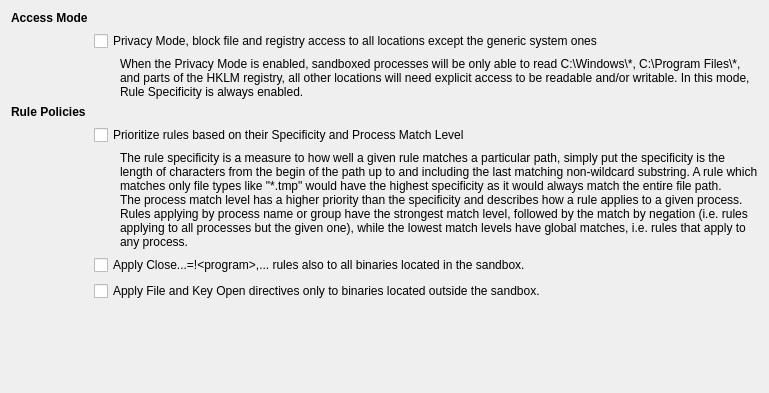
           <widget class="QWidget" name="tabPolicy">
            <attribute name="title">
             <string>Access Policies</string>
            </attribute>
            <layout class="QGridLayout" name="gridLayout_36">
             <item row="7" column="1" colspan="2">
              <widget class="QCheckBox" name="chkNoOpenForBox">
               <property name="text">
                <string>Apply File and Key Open directives only to binaries located outside the sandbox.</string>
               </property>
              </widget>
             </item>
             <item row="6" column="1" colspan="2">
              <widget class="QCheckBox" name="chkCloseForBox">
               <property name="text">
                <string>Apply Close...=!&lt;program&gt;,... rules also to all binaries located in the sandbox.</string>
               </property>
              </widget>
             </item>
             <item row="2" column="2">
              <widget class="QLabel" name="label_55">
               <property name="text">
                <string>When the Privacy Mode is enabled, sandboxed processes will be only able to read C:\Windows\*, C:\Program Files\*, and parts of the HKLM registry, all other locations will need explicit access to be readable and/or writable. In this mode, Rule Specificity is always enabled.</string>
               </property>
               <property name="wordWrap">
                <bool>true</bool>
               </property>
              </widget>
             </item>
             <item row="4" column="1" colspan="2">
              <widget class="QCheckBox" name="chkUseSpecificity">
               <property name="text">
                <string>Prioritize rules based on their Specificity and Process Match Level</string>
               </property>
              </widget>
             </item>
             <item row="8" column="1">
              <spacer name="verticalSpacer_24">
               <property name="orientation">
                <enum>Qt::Vertical</enum>
               </property>
               <property name="sizeHint" stdset="0">
                <size>
                 <width>20</width>
                 <height>81</height>
                </size>
               </property>
              </spacer>
             </item>
             <item row="0" column="0">
              <widget class="QLabel" name="lblMode">
               <property name="font">
                <font>
                 <bold>true</bold>
                 <kerning>true</kerning>
                </font>
               </property>
               <property name="text">
                <string>Access Mode</string>
               </property>
              </widget>
             </item>
             <item row="8" column="2">
              <spacer name="horizontalSpacer_9">
               <property name="orientation">
                <enum>Qt::Horizontal</enum>
               </property>
               <property name="sizeHint" stdset="0">
                <size>
                 <width>638</width>
                 <height>20</height>
                </size>
               </property>
              </spacer>
             </item>
             <item row="1" column="1" colspan="2">
              <widget class="QCheckBox" name="chkPrivacy">
               <property name="text">
                <string>Privacy Mode, block file and registry access to all locations except the generic system ones</string>
               </property>
              </widget>
             </item>
             <item row="3" column="0">
              <widget class="QLabel" name="lblPolicy">
               <property name="font">
                <font>
                 <bold>true</bold>
                 <kerning>true</kerning>
                </font>
               </property>
               <property name="text">
                <string>Rule Policies</string>
               </property>
              </widget>
             </item>
             <item row="5" column="2">
              <widget class="QLabel" name="label_54">
               <property name="text">
                <string>The rule specificity is a measure to how well a given rule matches a particular path, simply put the specificity is the length of characters from the begin of the path up to and including the last matching non-wildcard substring. A rule which matches only file types like &quot;*.tmp&quot; would have the highest specificity as it would always match the entire file path.
The process match level has a higher priority than the specificity and describes how a rule applies to a given process. Rules applying by process name or group have the strongest match level, followed by the match by negation (i.e. rules applying to all processes but the given one), while the lowest match levels have global matches, i.e. rules that apply to any process.</string>
               </property>
               <property name="wordWrap">
                <bool>true</bool>
               </property>
              </widget>
             </item>
            </layout>
           </widget>
